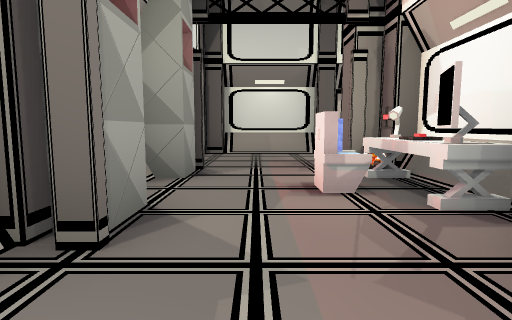
view 1 (above)

21 first-person views from a walk through a Godot game level. The camera is 1.4 m above the floor, tilts 6° down and sees 80° across. The floor is counted in squares, 2 m on a side. Each view is taken from the middle of a square. On the plan, view 1 faces up. The plan holds only what a view shows up to about 10 squares ahead; the rest is blank. The place goes on beyond the plan. Flat picture figures and markers are not drawn. Characters and animated objects are left out.

view 2
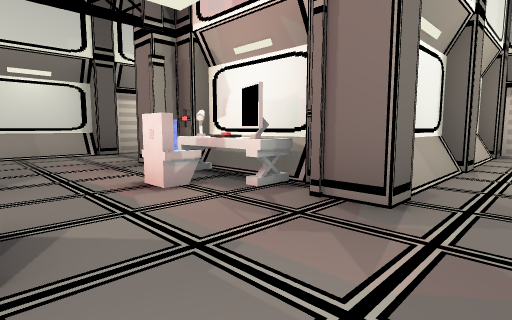

view 3
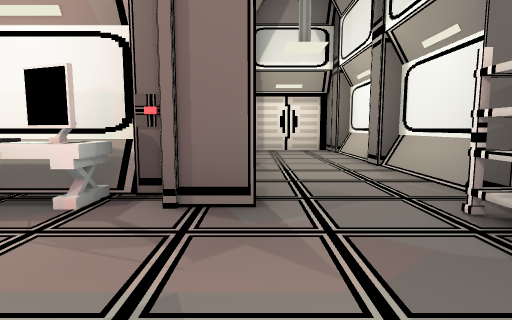

view 4
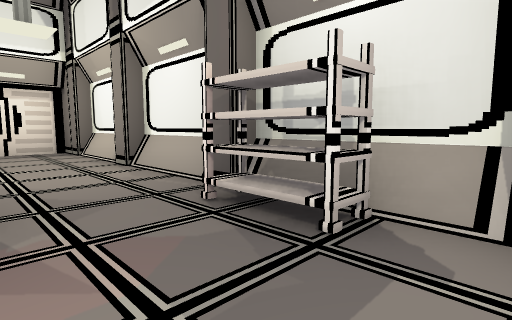

view 5
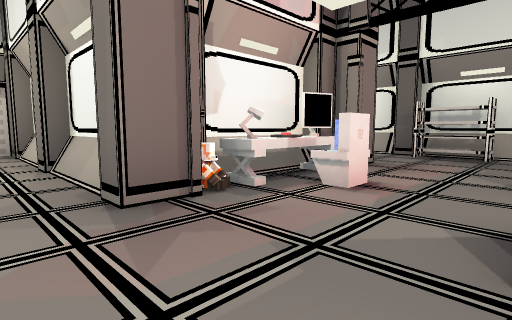

view 6
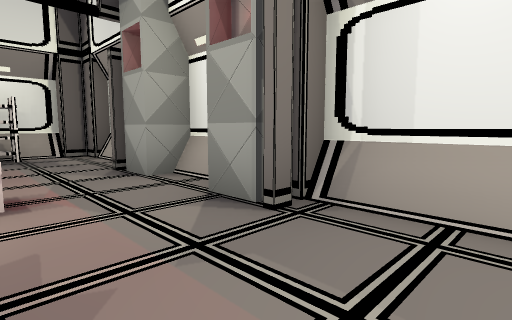

view 7
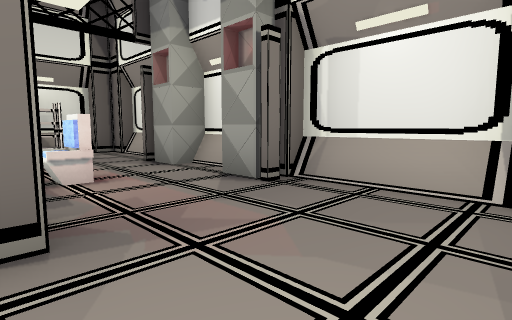

view 8
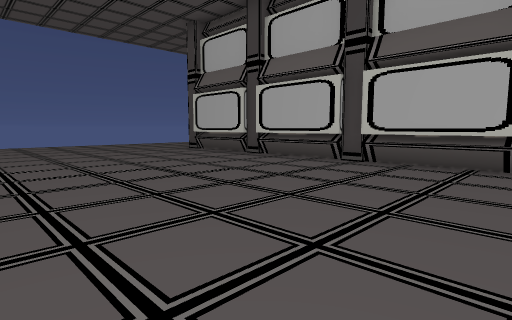

view 9
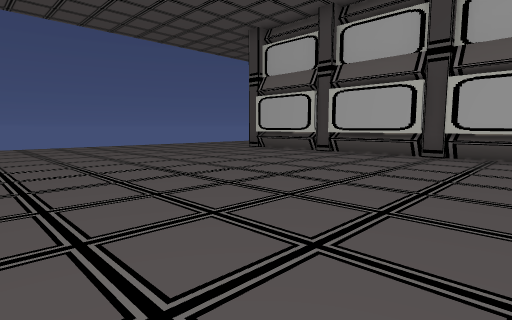

view 10
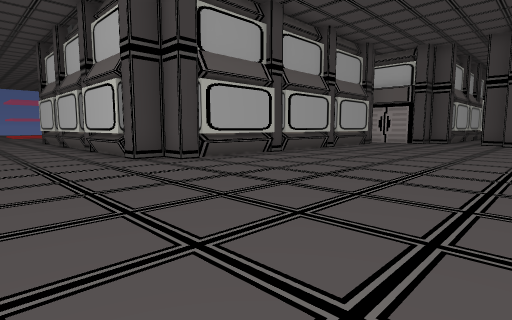

view 11
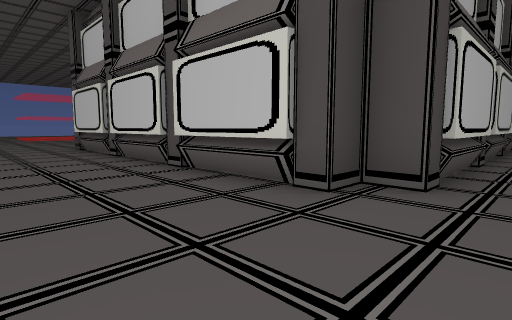

view 12
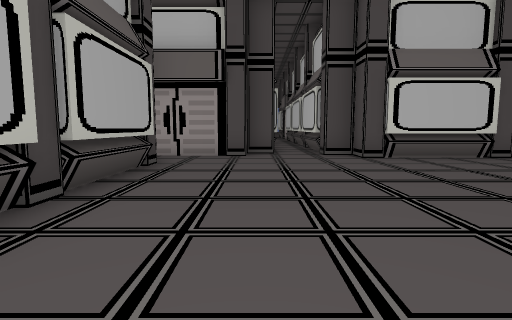

view 13
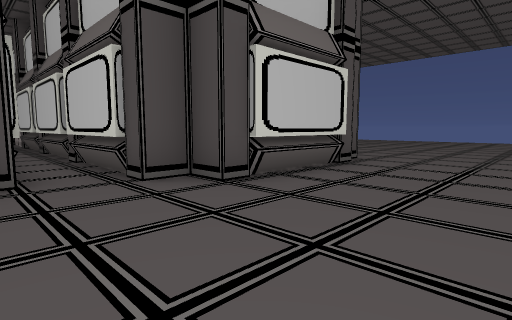

view 14
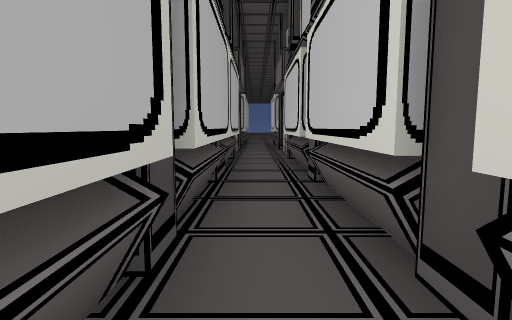

view 15
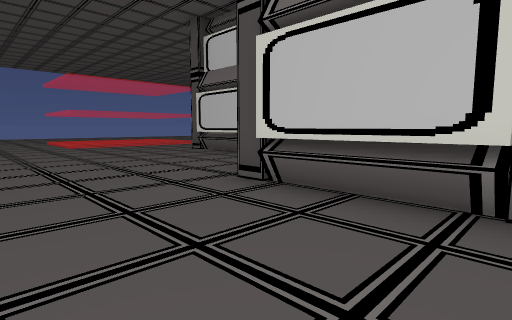

view 16
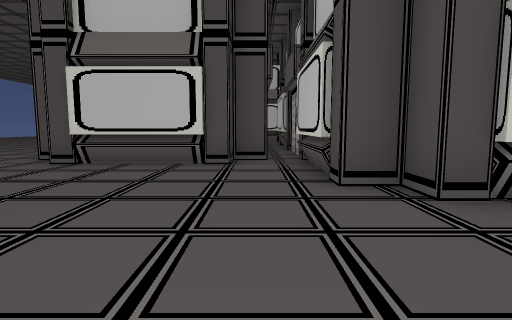

view 17
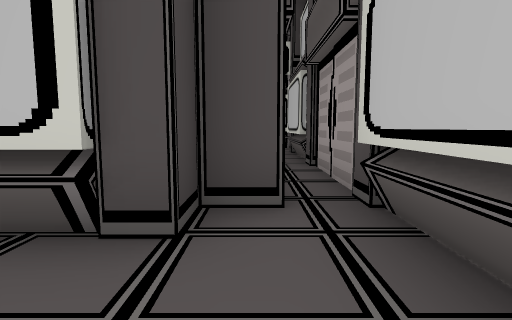

view 18
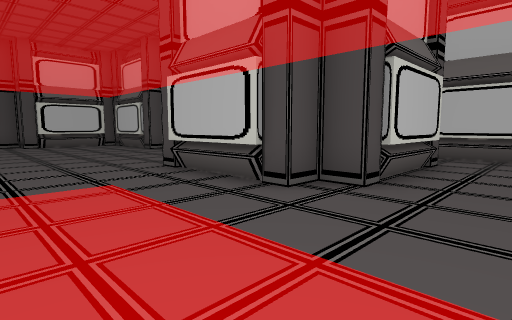

view 19
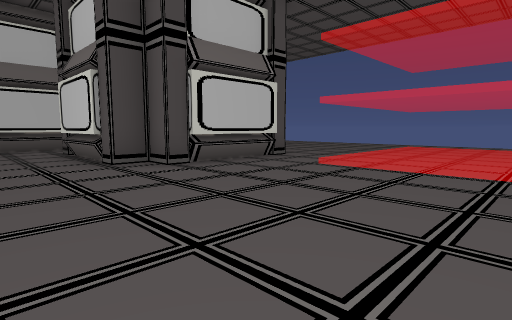

view 20
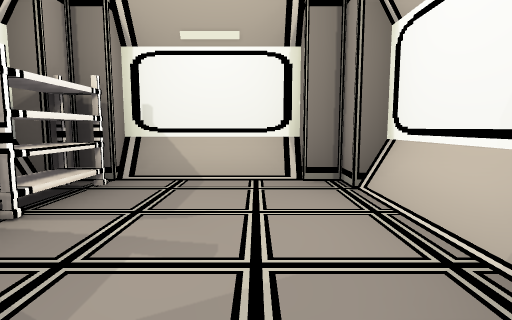

view 21
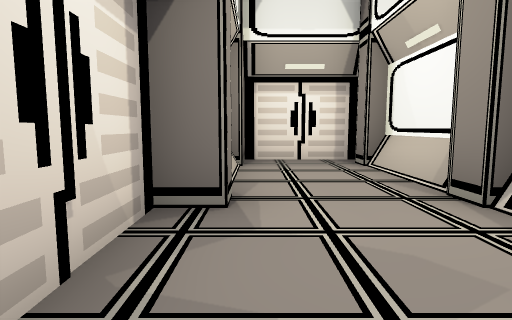

### Floor plan
Key: @ floor where view 1 was taken; # wall or solid block; x gap in a wall; . main floor; : floor 0.25 m higher than the main floor; / step, stairs or slope; T table; C chair; M computer; B box; O other object.
Columns run from 5 left of view 1 to 22 right of it. Each row starts with its distance up from view 1.
 20        :/.....
 19  ../::::/.....
 18  ../::::/.....
 17  ../::::/........
 16  ................
 15  ...............
 14  .....######...
 13  .....#B...#..
 12  .....#B...#.
 11 ......# ..##.
 10 .......x..#..
  9 ....####..####
  8 ...##........#x
  7 ...#...........
  6 ...#...#######.
  5 ...##..O#     x
  4  ..#...T#
  3 ...#..CM#
  2 ...##...#
  1 ...#...#######.
  0 ...#.@.........
 -1 ...##BB........#
 -2 ....##########..
 -3 ................
 -4 ...............##########  #
 -5 ............................
 -6 ...............##########..#
 -7 ..............##
 -8 ..............#
 -9 ..............#
-10        .......#

Positions as (right, up) in squares from view 1, and headings:
1: (0, 0), facing up
2: (-1, 0), facing up-right
3: (-1, 1), facing right
4: (-1, 1), facing down-right
5: (-1, 7), facing down-right
6: (1, 7), facing down-left
7: (2, 8), facing down-left
8: (8, -8), facing up-left
9: (7, -10), facing up-left
10: (-5, -8), facing up-right
11: (-5, -3), facing up-right
12: (2, -4), facing right
13: (6, -4), facing down-right
14: (12, -5), facing right
15: (-5, 5), facing up-right
16: (-5, 10), facing right
17: (-1, 10), facing right
18: (-1, 18), facing down-right
19: (8, 20), facing down-left
20: (4, 10), facing up
21: (2, 8), facing right
